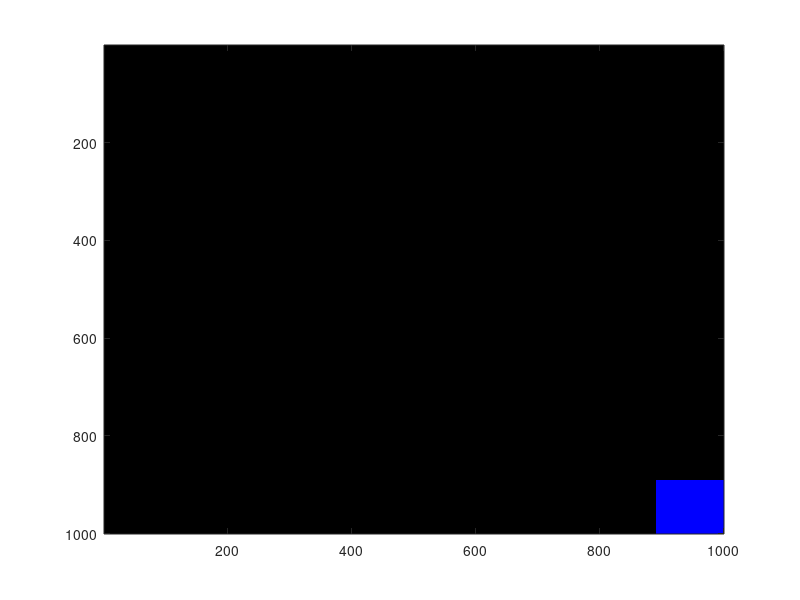

Here is the MATLAB script that generated this plot:
clc
clear all
close all

imgNum = 100;
channels = 3;
numRows = 10;
numCols = 10;

fullStruct = zeros(numRows, numCols, channels, imgNum, imgNum);

% for iter = 1:imgNum
% 	for jter = 1:imgNum
% 		fullStruct(1:3, 1:5, :, iter, jter) = 255;
% 		if jter == imgNum && iter == imgNum
% 			fullStruct(1:3, 1:5, 1, iter, jter) = 100;
% 			fullStruct(1:3, 1:5, 2, iter, jter) = 0;
% 			fullStruct(1:3, 1:5, 3, iter, jter) = 0;
% 		elseif iter == imgNum && jter == 1
% 			fullStruct(1:3, 1:5, 1, iter, jter) = 100;
% 			fullStruct(1:3, 1:5, 2, iter, jter) = 0;
% 			fullStruct(1:3, 1:5, 3, iter, jter) = 200;
% 		end

% 	end
% end

fullStruct(:,:,3, 90:100, 90:100) = 255;

for iter = 1:imgNum
	for jter = 1:imgNum
		if jter == 1
			slice = fullStruct(:,:,:, jter, iter);
		else 
			slice = cat(1,slice, fullStruct(:,:,:, jter, iter));
		end
	end
	if iter == 1
		fprintf('\nJust once\n');
		panel = slice;
	else
		panel = cat(2, panel, slice);
	end
end

figure(1)
image(panel);
